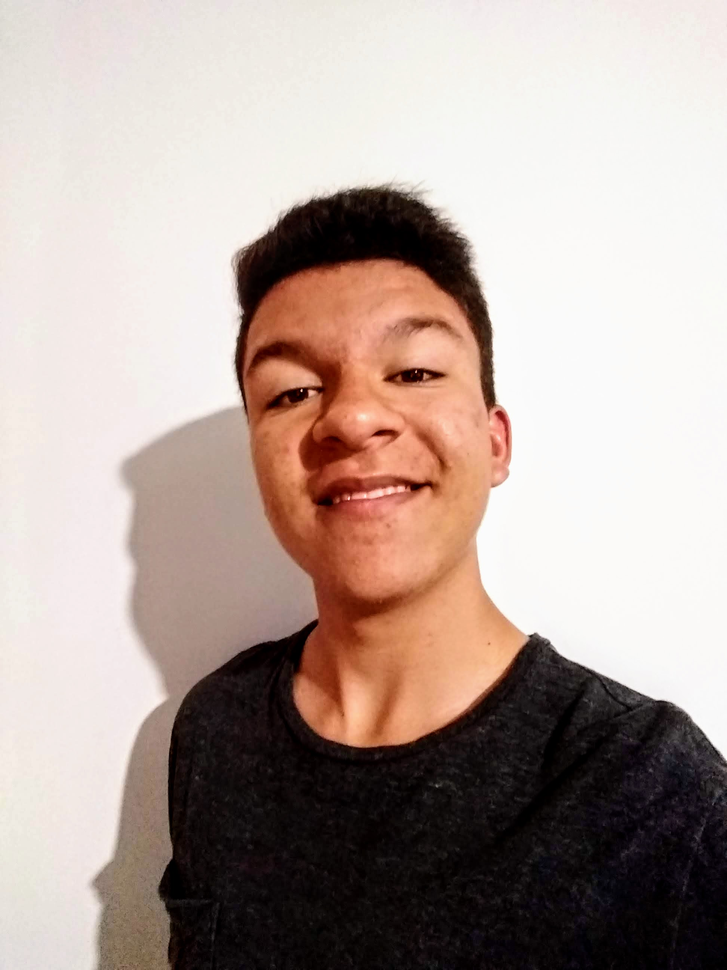
#> input picture Processamento Digital/Deteccao de rosto/fotos_perfil/usuario1.png, 727 x 970 px, shrunk from 1944 x 2592 before the run
$ python faceDetection.py
#> lines starting #> are read from the running program, lines starting #| are printed output that depends on the picture
from PIL import Image, ImageDraw, ImageEnhance
from skimage import measure
import numpy as np
import cv2

def detectar_rosto_e_contorno(caminho_imagem, pasta_saida):
    # Carrega a imagem de perfil
#> called with caminho_imagem = 'fotos_perfil/usuario1.png', pasta_saida = 'fotos_perfil_processadas'
    imagem = Image.open(caminho_imagem)
#> imagem is the input picture: PIL image 727x970 RGB; mean R, G, B 177.6, 161.1, 154

    # Converter para escala de cinza
    imagem_cinza = imagem.convert('L')
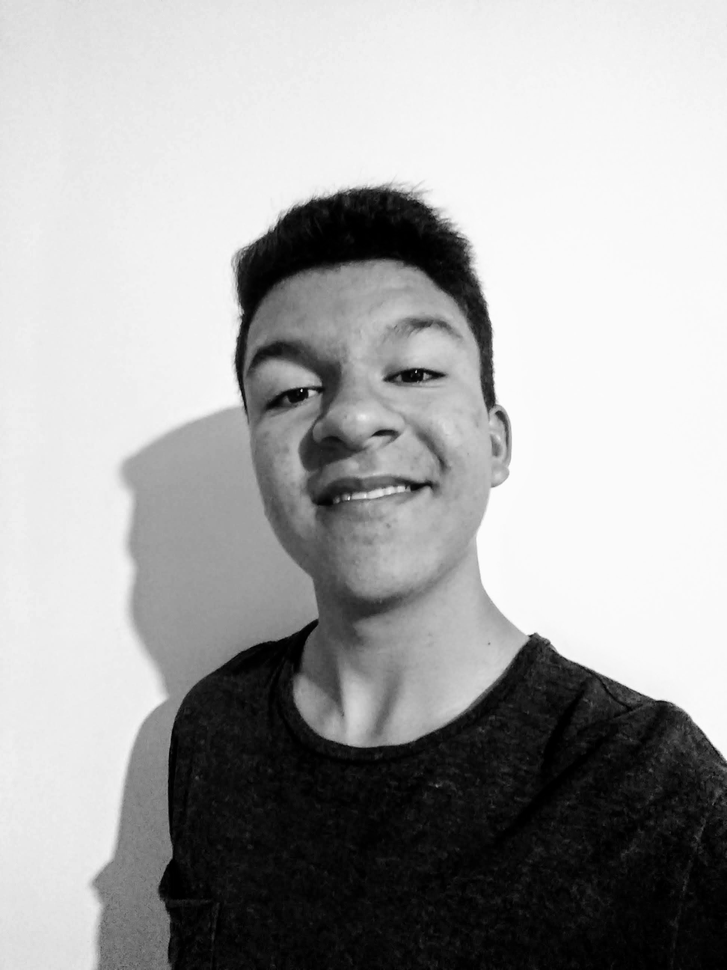
#> imagem_cinza: PIL image 727x970 L; min 0, max 254, mean 165.2

    # Converter para matriz numpy para facilitar o processamento
    matriz_imagem = np.array(imagem_cinza)

    # Carrega o classificador Haar Cascade para detecção de rosto
    detector_rosto = cv2.CascadeClassifier(cv2.data.haarcascades + 'haarcascade_frontalface_default.xml')

    # Detecta os rostos na imagem
    rostos = detector_rosto.detectMultiScale(matriz_imagem, scaleFactor=1.1, minNeighbors=5, minSize=(30, 30))
#> rostos = [[206, 249, 306, 306]]

    # Caso encontre rostos, desenha contornos
    if len(rostos) > 0:
        desenhar = ImageDraw.Draw(imagem)
        for (x, y, w, h) in rostos:
            # Desenha o contorno ao redor do rosto
            desenhar.rectangle([x, y, x+w, y+h], outline="red", width=3)
#> this loop made 1 pass

    # Realça o contraste da imagem
    realcar = ImageEnhance.Contrast(imagem)
    imagem = realcar.enhance(2.0)
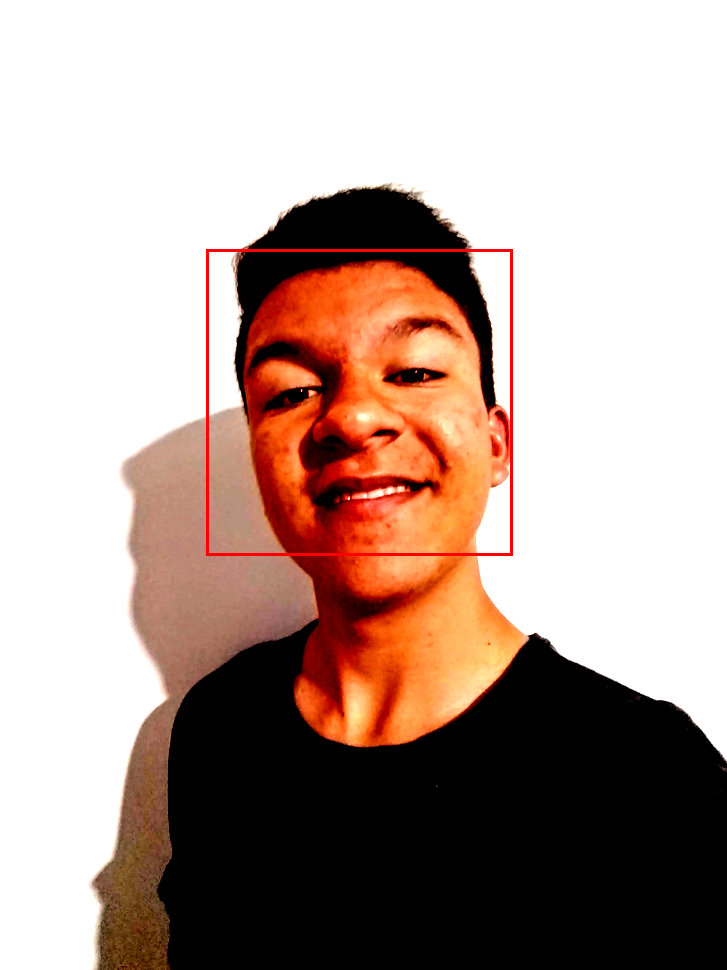
#> imagem: PIL image 727x970 RGB; mean R, G, B 180.9, 159.7, 150.9

    # Salva a imagem com contornos na pasta de saída
    imagem.save(f'{pasta_saida}/perfil_rosto_contorno.jpg')

# Exemplo de uso:
# Supondo que as fotos de perfil estão armazenadas na pasta 'fotos_perfil'
caminho_imagem = 'fotos_perfil/usuario1.png'
pasta_saida = 'fotos_perfil_processadas'
detectar_rosto_e_contorno(caminho_imagem, pasta_saida)
